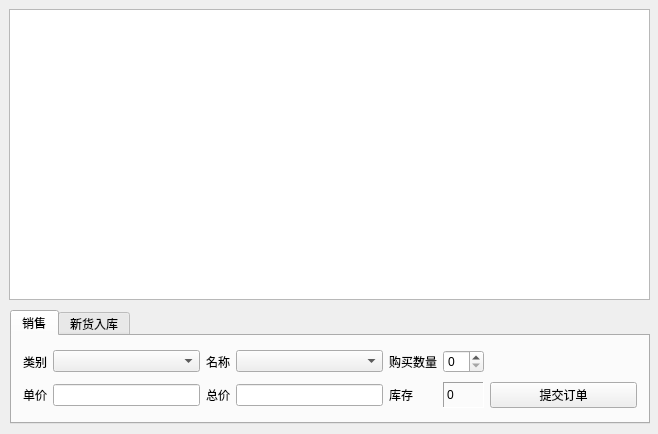
<?xml version="1.0" encoding="UTF-8"?>
<ui version="4.0">
 <class>Widget</class>
 <widget class="QWidget" name="Widget">
  <property name="geometry">
   <rect>
    <x>0</x>
    <y>0</y>
    <width>658</width>
    <height>434</height>
   </rect>
  </property>
  <property name="windowTitle">
   <string>Widget</string>
  </property>
  <widget class="QTabWidget" name="tabWidget">
   <property name="geometry">
    <rect>
     <x>10</x>
     <y>310</y>
     <width>640</width>
     <height>114</height>
    </rect>
   </property>
   <property name="currentIndex">
    <number>0</number>
   </property>
   <widget class="QWidget" name="tab1_2">
    <attribute name="title">
     <string>销售</string>
    </attribute>
    <layout class="QGridLayout" name="gridLayout_2">
     <item row="0" column="1">
      <widget class="QComboBox" name="comboBox_typeSale"/>
     </item>
     <item row="1" column="3">
      <widget class="QLineEdit" name="lineEditPriceTotal"/>
     </item>
     <item row="1" column="4">
      <widget class="QLabel" name="label_13">
       <property name="text">
        <string>库存</string>
       </property>
      </widget>
     </item>
     <item row="1" column="5">
      <widget class="QLabel" name="labelRemain">
       <property name="frameShape">
        <enum>QFrame::Panel</enum>
       </property>
       <property name="frameShadow">
        <enum>QFrame::Sunken</enum>
       </property>
       <property name="text">
        <string>0</string>
       </property>
      </widget>
     </item>
     <item row="1" column="6">
      <widget class="QPushButton" name="pushButton_2">
       <property name="text">
        <string>提交订单</string>
       </property>
      </widget>
     </item>
     <item row="0" column="5">
      <widget class="QSpinBox" name="spinBoxBuyAmount"/>
     </item>
     <item row="0" column="6">
      <spacer name="horizontalSpacer_2">
       <property name="orientation">
        <enum>Qt::Horizontal</enum>
       </property>
       <property name="sizeHint" stdset="0">
        <size>
         <width>127</width>
         <height>20</height>
        </size>
       </property>
      </spacer>
     </item>
     <item row="1" column="0">
      <widget class="QLabel" name="label_11">
       <property name="text">
        <string>单价</string>
       </property>
      </widget>
     </item>
     <item row="1" column="1">
      <widget class="QLineEdit" name="lineEditPriecPerEach"/>
     </item>
     <item row="1" column="2">
      <widget class="QLabel" name="label_12">
       <property name="text">
        <string>总价</string>
       </property>
      </widget>
     </item>
     <item row="0" column="2">
      <widget class="QLabel" name="label_9">
       <property name="text">
        <string>名称</string>
       </property>
      </widget>
     </item>
     <item row="0" column="0">
      <widget class="QLabel" name="label_8">
       <property name="text">
        <string>类别</string>
       </property>
      </widget>
     </item>
     <item row="0" column="3">
      <widget class="QComboBox" name="comboBox_name"/>
     </item>
     <item row="0" column="4">
      <widget class="QLabel" name="label_10">
       <property name="text">
        <string>购买数量</string>
       </property>
      </widget>
     </item>
    </layout>
   </widget>
   <widget class="QWidget" name="tab2_2">
    <attribute name="title">
     <string>新货入库</string>
    </attribute>
    <layout class="QGridLayout" name="gridLayout_4">
     <item row="0" column="0">
      <widget class="QLabel" name="label_19">
       <property name="text">
        <string>类别</string>
       </property>
      </widget>
     </item>
     <item row="0" column="1">
      <widget class="QComboBox" name="comboBoxTypeIncome"/>
     </item>
     <item row="0" column="2">
      <widget class="QLabel" name="label_20">
       <property name="text">
        <string>型号</string>
       </property>
      </widget>
     </item>
     <item row="0" column="3">
      <widget class="QComboBox" name="comboBoxNameIncome"/>
     </item>
     <item row="0" column="4">
      <widget class="QLabel" name="label_21">
       <property name="text">
        <string>价格</string>
       </property>
      </widget>
     </item>
     <item row="0" column="5">
      <widget class="QLineEdit" name="lineEditPriceIncome"/>
     </item>
     <item row="0" column="6">
      <widget class="QLabel" name="label_22">
       <property name="text">
        <string>数量</string>
       </property>
      </widget>
     </item>
     <item row="0" column="7">
      <widget class="QLineEdit" name="lineEditAmountIncome"/>
     </item>
     <item row="1" column="0" colspan="7">
      <spacer name="horizontalSpacer_4">
       <property name="orientation">
        <enum>Qt::Horizontal</enum>
       </property>
       <property name="sizeHint" stdset="0">
        <size>
         <width>467</width>
         <height>20</height>
        </size>
       </property>
      </spacer>
     </item>
     <item row="1" column="7">
      <widget class="QPushButton" name="pushButton_4">
       <property name="text">
        <string>确定</string>
       </property>
      </widget>
     </item>
    </layout>
   </widget>
  </widget>
  <widget class="QTableView" name="tableView">
   <property name="geometry">
    <rect>
     <x>9</x>
     <y>9</y>
     <width>641</width>
     <height>291</height>
    </rect>
   </property>
  </widget>
 </widget>
 <layoutdefault spacing="6" margin="11"/>
 <resources/>
 <connections/>
</ui>
